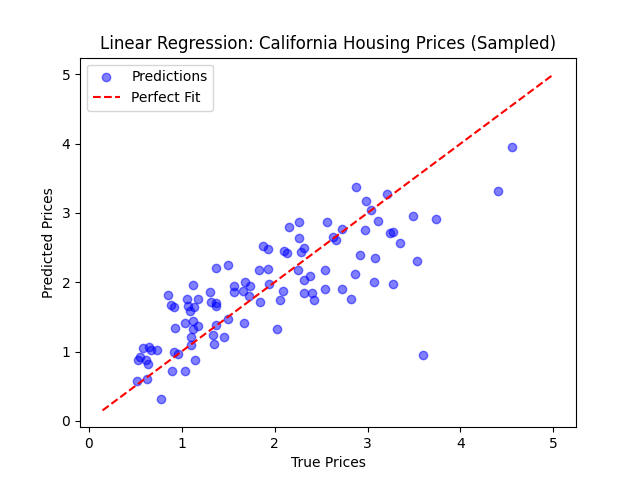

The Python source for this figure:
import numpy as np
import matplotlib.pyplot as plt
from sklearn.datasets import fetch_california_housing
from sklearn.model_selection import train_test_split


# Linear Regression implementation
class LinearRegression:
    def __init__(self):
        self.weights = None  # Weights for features
        self.bias = None  # Bias term

    def fit(self, X, y):
        # Add bias term to X
        X_b = np.c_[np.ones((X.shape[0], 1)), X]
        # Solve normal equation: (X^T X)^(-1) X^T y
        theta = np.linalg.inv(X_b.T.dot(X_b)).dot(X_b.T).dot(y)
        self.bias = theta[0]
        self.weights = theta[1:]

    def predict(self, X):
        X_b = np.c_[np.ones((X.shape[0], 1)), X]
        return X_b.dot(np.r_[self.bias, self.weights])


# Main function
def main():
    # Load dataset
    data = fetch_california_housing()
    X, y = data.data, data.target

    # Split into training and test sets
    X_train, X_test, y_train, y_test = train_test_split(X, y, test_size=0.2, random_state=42)

    # Train model
    model = LinearRegression()
    model.fit(X_train, y_train)

    # Predict on test set
    y_pred = model.predict(X_test)

    # Calculate Mean Squared Error
    mse = np.mean((y_test - y_pred) ** 2)
    print(f"Mean Squared Error: {mse:.4f}")

    # Sample 100 points for visualization to reduce clutter
    sample_size = 100
    indices = np.random.choice(len(y_test), sample_size, replace=False)
    y_test_sample = y_test[indices]
    y_pred_sample = y_pred[indices]

    # Visualize predictions vs true values with transparency
    plt.scatter(y_test_sample, y_pred_sample, color='blue', alpha=0.5, label='Predictions')
    plt.plot([y_test.min(), y_test.max()], [y_test.min(), y_test.max()], 'r--', label='Perfect Fit')
    plt.xlabel('True Prices')
    plt.ylabel('Predicted Prices')
    plt.title('Linear Regression: California Housing Prices (Sampled)')
    plt.legend()
    plt.show()


if __name__ == "__main__":
    main()
